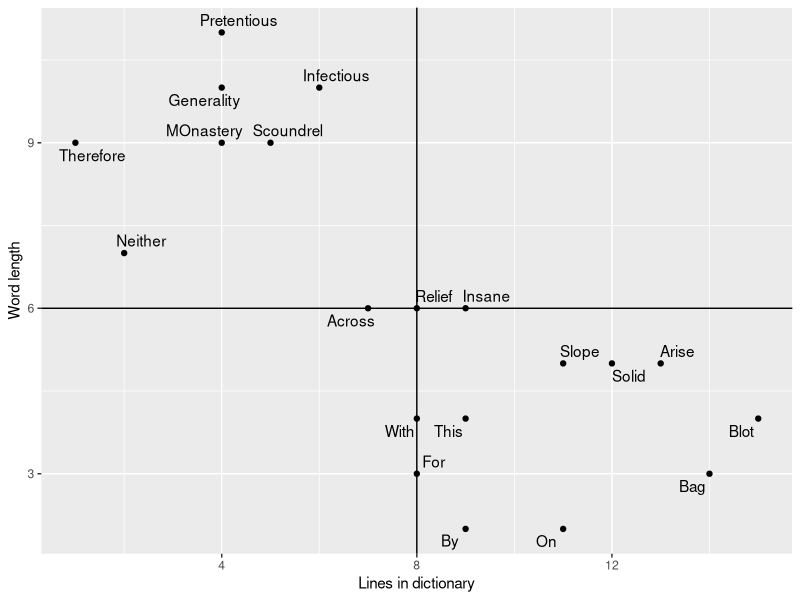
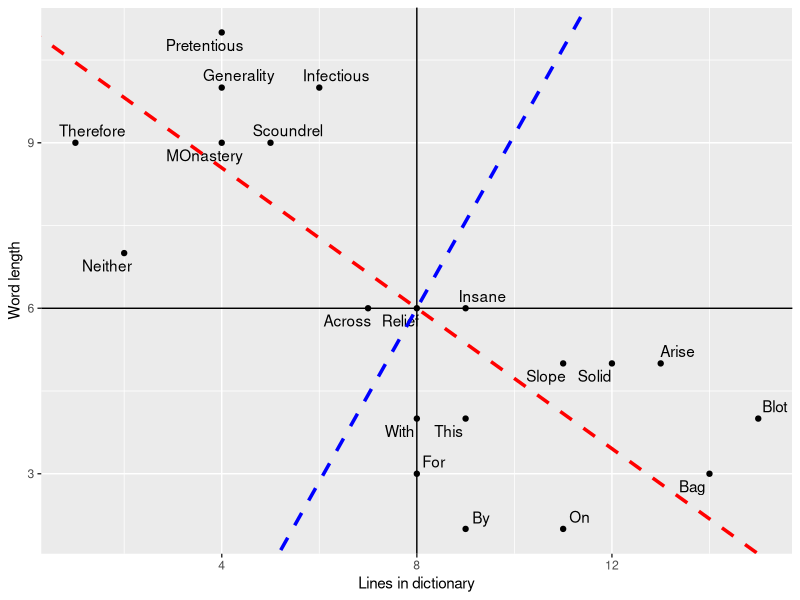
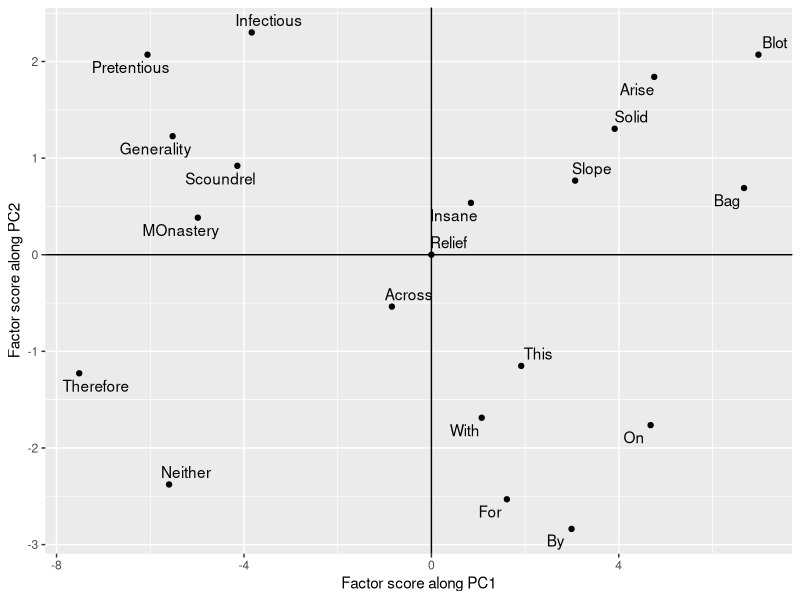
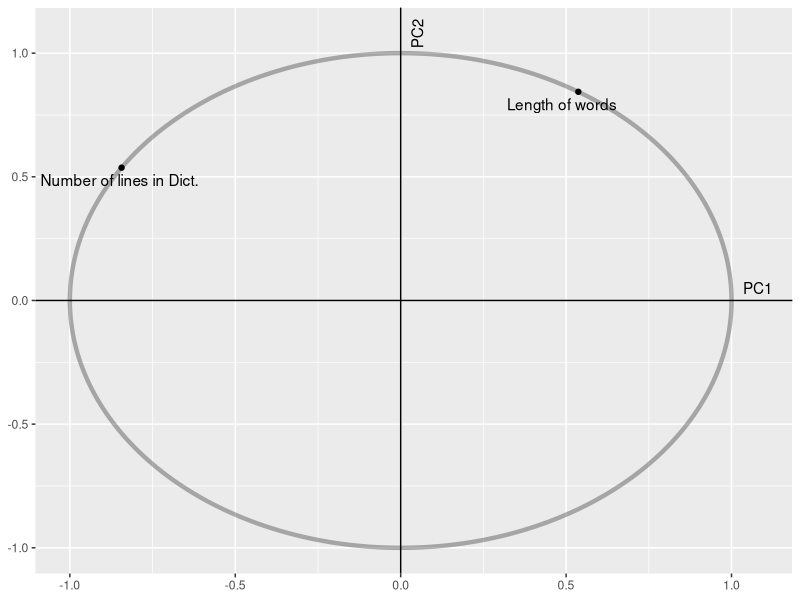
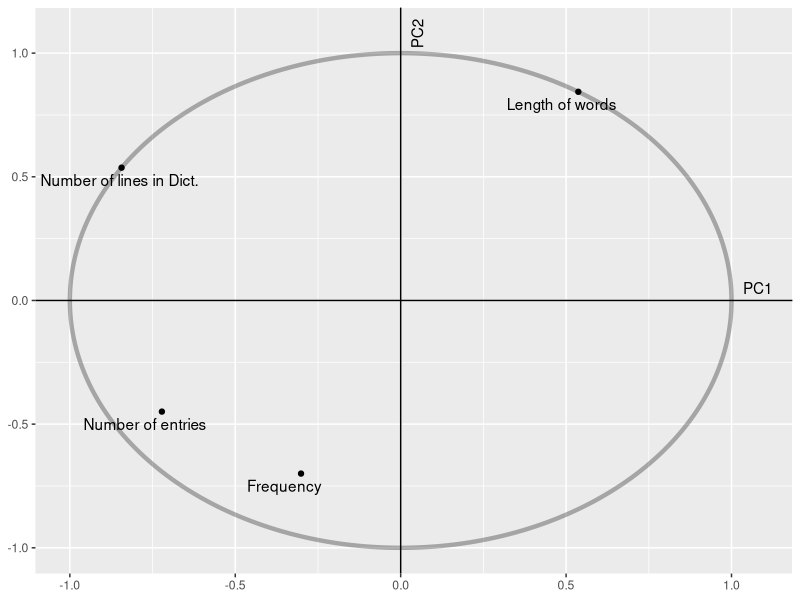
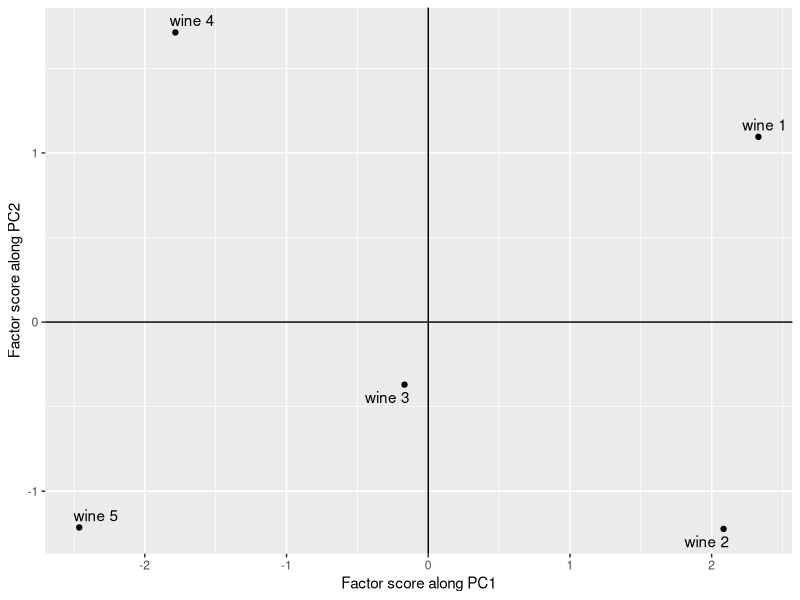
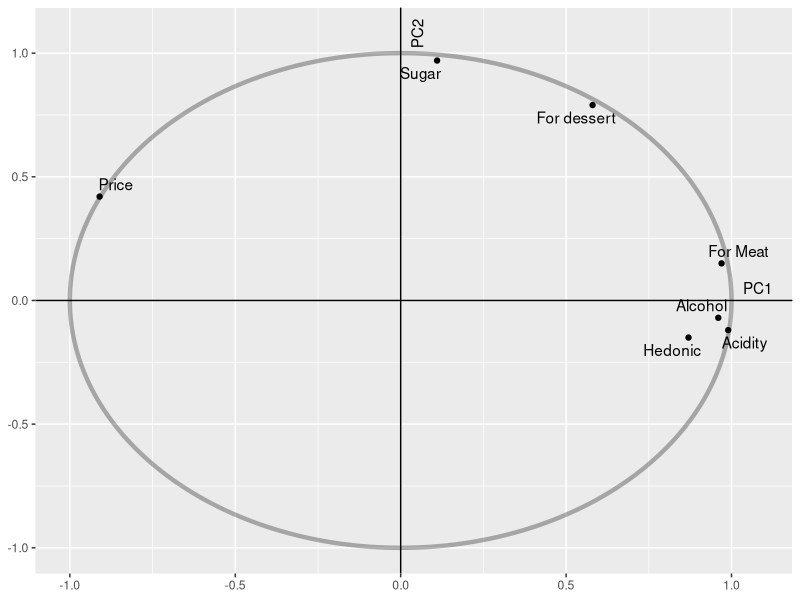
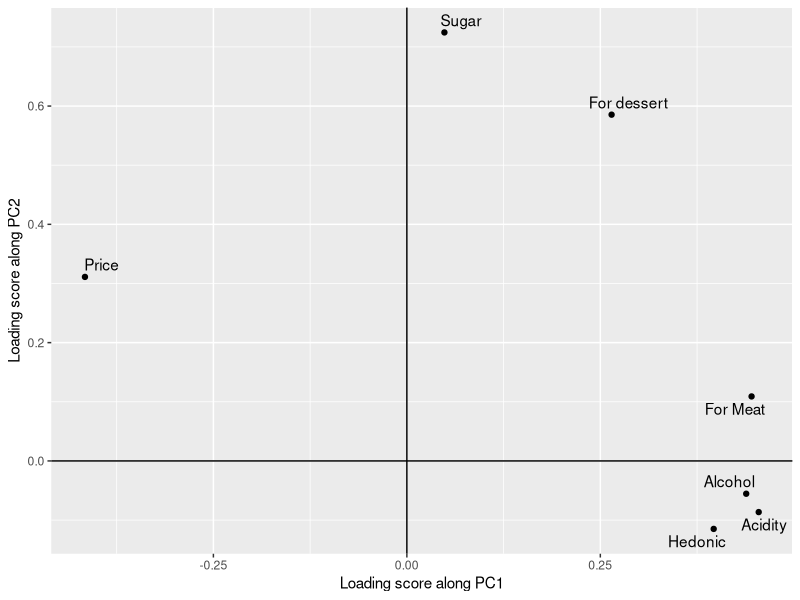

Recreate these plots in R, in order.
## ---- chunk 1
library(ggplot2)
library(ggrepel)
library(raster)
## ---- chunk 2
# Table 1
# Load data
(words = read.csv("pca_abdi_words.csv",header = T))
(words_centered = scale(words[,2:3],scale = F)) # Removing the first column
pca_words_cov = prcomp(words[,2:3],scale = F) # cov stands for Covariance PCA
factor_scores_words = pca_words_cov$x
round(factor_scores_words,2)# Observer that factor scores for PC1 are negatives of what has been given in the paper. This is not a problem as it is negative of the direction given in the paper. It can also be checked that both the principal components are orthogonal.
sum(factor_scores_words[,1]*factor_scores_words[,2]) # PCs are orthogonal
# Contibution of each factor (It is defined as square of factor score divided by sum of squares of factor scores in that column)
round(factor_scores_words[,1]^2/sum(factor_scores_words[,1]^2)*100,2)
round(factor_scores_words[,2]^2/sum(factor_scores_words[,2]^2)*100,2)
# The calculations in above two lines can be done in a single line
round(factor_scores_words^2/matrix(rep(colSums(factor_scores_words^2),nrow(words)),ncol = 2,byrow = T)*100,2)
# Squared distance to center of gravity
(dist = rowSums(factor_scores_words^2))
# Ssquared cosine of observations of first PC
(sq_cos = round(factor_scores_words^2/rowSums(factor_scores_words^2)*100))
## ---- chunk 3
# Figue 1
p = ggplot(words,aes(x = Lines_in_dict,y = Word_length,label = Words))+
  geom_point()+ geom_text_repel()+ 
  geom_hline(yintercept = 6)+geom_vline(xintercept = 8)+
  labs(x = "Lines in dictionary",y = "Word length")
print(p)
# Show directions of PCs
# Note that intercept argument in geom_abline considers the line to be at the origin. In our case the data are mean shifted.
# So we have to adjust the intercept taking new origin into consideration. These adjustments have been made below.
slope1 = pca_words_cov$rotation[1,1]/pca_words_cov$rotation[2,1] # Slope of first PC
slope2 = pca_words_cov$rotation[1,2]/pca_words_cov$rotation[2,2] # Slope of second PC
(new_origin = c(mean(words$Lines_in_dict),mean(words$Word_length)))
intercept1 = 6 - slope1*8
intercept2 = 6 - slope2*8
p+geom_abline(slope = slope1,intercept = intercept1,linetype = "dashed",size = 1.2,col = "red")+
  geom_abline(slope = slope2,intercept = intercept2,linetype = "dashed",size = 1.2,col = "blue")
## ---- chunk 4
# Rotated PCs
# This figure is obtained by plotting facotor scores. Note that we will plot negative of the factor scores of 1st PC to make the figure consistent with the paper.
ggplot(as.data.frame(pca_words_cov$x),aes(-pca_words_cov$x[,1],pca_words_cov$x[,2],label = words$Words))+
  geom_point()+geom_text_repel()+geom_hline(yintercept = 0)+geom_vline(xintercept = 0)+
  xlab("Factor score along PC1")+ylab("Factor score along PC2")
## ---- chunk 5
# Finding factor score of a new point
sur = c(3,12) # It has 3 letter and 12 lines of dictionary entry
(sur_centered = sur - colMeans(words[,2:3]))
(factor_scores_sur = round(sur_centered %*% pca_words_cov$rotation,2))
## ---- chunk 6
(total_var_before = round(sum(diag(var(words_centered))),3))
(total_var_after = round(sum(diag(var(pca_words_cov$x))),3))
## ---- chunk 7
# Correlation between PCs and original variables
(cor(pca_words_cov$x,words_centered))
## ---- chunk 8
# Squared correaltion
(cor(pca_words_cov$x,words_centered)^2)
# sum of correlation coefficients between variables and principal components is 1
colSums((cor(pca_words_cov$x,words_centered)^2))
## ---- chunk 9
(loading_matrix = pca_words_cov$rotation)
## ---- chunk 10
# Supplementary variable (Table 4)
Frequency = c(8,230,700,1,500,1,9,2,1,700,7,1,4,500,900,3,1,10,1,1)
Num_entries = c(6,3,12,2,7,1,1,6,1,5,2,1,5,9,7,1,1,4,4,2)
supp_data = data.frame(Frequency,Num_entries) # Supplementary data
# Table 5
supp_data_cent = scale(supp_data,scale = F) # Centered supplementary data
(corr_score_supp = round(cor(pca_words_cov$x,supp_data),4))
# Note that correlation doesn't depent on whether supplementary data is centered or not.
(round(cor(pca_words_cov$x,supp_data_cent),4))
# Squared correlation
(round(cor(pca_words_cov$x,supp_data_cent)^2,4))
(round(colSums(cor(pca_words_cov$x,supp_data_cent)^2),4))
## ---- chunk 11
# First plot correlation circle
x = seq(0,2*pi,length.out = 300)
circle = ggplot() + geom_path(data = data.frame(a = cos(x),b = sin(x)),
                     aes(cos(x),sin(x)),alpha = 0.3, size = 1.5)+
            geom_hline(yintercept = 0)+geom_vline(xintercept = 0)+
  annotate("text",x = c(1.08,0.05),y = c(0.05,1.08),label = c("PC1","PC2"),angle = c(0,90))+
            xlab(NULL)+ylab(NULL)
# Plotting original variables
variable_plot_original = circle + geom_point(data = as.data.frame(pca_words_cov$rotation),
                      aes(pca_words_cov$rotation[,1],pca_words_cov$rotation[,2]))+
  geom_text_repel(aes(pca_words_cov$rotation[,1],pca_words_cov$rotation[,2],
                      label = c("Length of words","Number of lines in Dict."))) 
print(variable_plot_original)
# Plotting supplementary variables
variable_plot_original+
  geom_point(data = as.data.frame(corr_score_supp),
             aes(corr_score_supp[,1],corr_score_supp[,2]))+
  geom_text_repel(aes(corr_score_supp[,1],corr_score_supp[,2],
                      label = c("Frequency","Number of entries"))) 
## ---- chunk 12
# Correlation PCA using wine data 
# Table 6
(wine = read.csv("pca_abdi_wine.csv",header = T))
pca_wine_cor = prcomp(wine[2:8],scale = T)
ggplot(as.data.frame(pca_wine_cor$x),aes(x = pca_wine_cor$x[,1],y =  pca_wine_cor$x[,2], label = paste0("wine ",1:5)))+
  geom_point()+geom_text_repel()+ geom_vline(xintercept = 0)+ geom_hline(yintercept = 0)+
  xlab("Factor score along PC1")+ylab("Factor score along PC2")
## ---- chunk 13
# Table 7
# Factor scores along 1st and 2nd PC
(pca_wine_cor$x[,1:2])
# Contibution of each observation to principal component
round(pca_wine_cor$x[,1:2]^2/matrix(rep(colSums(pca_wine_cor$x[,1:2]^2),nrow(wine)),ncol = 2,byrow = T)*100,2)
# Squared cosine of observations of first PC
(sq_cos = round(pca_wine_cor$x[,1:2]^2/rowSums(pca_wine_cor$x^2)*100))
# Loading scores corresponding to first two principal components
(round(pca_wine_cor$rotation[,1:2],2))
# Correlation score variables with first two principal compoents
(corr_score_wine = round(cor(pca_wine_cor$x,wine[,2:8])[1:2,],2))
## ---- chunk 14
# Correlation circle for wine data
# Figure 6
corr_score_wine = t(corr_score_wine)
circle + 
  geom_point(data = as.data.frame(corr_score_wine),
             aes(corr_score_wine[,1],corr_score_wine[,2]))+
  geom_text_repel(aes(corr_score_wine[,1],corr_score_wine[,2],
                      label = c("Hedonic","For Meat","For dessert","Price","Sugar","Alcohol","Acidity")))
## ---- chunk 15
# Loading scores of first two principal components
(round(pca_wine_cor$rotation[,1:2],2))
# Varimax applied to first two principal components
rotated_loading_scores = varimax(pca_wine_cor$rotation[,1:2])
# Loading scores after rotation (Table 10)
(round(rotated_loading_scores$loadings[,1:2],2))
# The same result can also be obtained by mulitplying the original loading 
# matrix by the rotation matrix obtained from varimax
(round(pca_wine_cor$rotation[,1:2] %*% rotated_loading_scores$rotmat,2))

#Figure 7
# Plot of loading socres before rotation
ggplot(as.data.frame(pca_wine_cor$rotation[,1:2]),aes(x = pca_wine_cor$rotation[,1],y = pca_wine_cor$rotation[,2],
                                                      label = c("Hedonic","For Meat","For dessert","Price","Sugar","Alcohol","Acidity")))+
  geom_point()+geom_text_repel()+geom_hline(yintercept = 0)+geom_vline(xintercept = 0)+
  xlab("Loading score along PC1")+ylab("Loading score along PC2")
# Plot of loading scores after rotation
ggplot(as.data.frame(rotated_loading_scores$loadings[,1:2]),
                     aes(x = rotated_loading_scores$loadings[,1],
                         y = rotated_loading_scores$loadings[,2],
                         label = c("Hedonic","For Meat","For dessert","Price","Sugar","Alcohol","Acidity")))+
  geom_point()+geom_text_repel()+geom_hline(yintercept = 0)+geom_vline(xintercept = 0)+
    xlab("Loading score along PC1 after rotation")+
    ylab("Loading score along PC2 after rotation")
## ---- chunk 16
# Load data (Table 11) 
(food = read.csv("pca_abdi_food.csv",header = T))
pca_food_cov = prcomp(food[,3:9],scale = F)

# Table 12
# Factor scores
(factor_scores_food = round(pca_food_cov$x[,1:2],2))
# Contibution of each observation to principal component
round(pca_food_cov$x[,1:2]^2/matrix(rep(colSums(pca_food_cov$x[,1:2]^2),nrow(food)),ncol = 2,byrow = T)*100,2)
dist = pca_food_cov$x[,1]^2+pca_food_cov$x[,2]^2
# Squared cosine of observations of first PC (rowSums command from 'raster' pcakage has been used)
(sq_cos = round(pca_food_cov$x[,1:2]^2/rowSums(pca_food_cov$x^2)*100))
# Table 13
# squared loading score
(round(pca_food_cov$rotation[,1:2]^2,2))
## ---- chunk 17
# Correlation score
(corr_score_food = round((cor(pca_food_cov$x,food[,3:9])[1:2,]),2))
# squared correlation score
(round((cor(pca_food_cov$x,food[,3:9])[1:2,])^2,2))
# Figure 9
# Correlation circle for food data
corr_score_food = t(corr_score_food)
circle + geom_point(data = as.data.frame(corr_score_food), 
                    aes(x = corr_score_food[,1],y = corr_score_food[,2]))+
  geom_text_repel(data = as.data.frame(corr_score_food), 
                  aes(x = corr_score_food[,1],y = corr_score_food[,2],
                      label = c("Bread","Vegetables","Fruit","Meat","Poultry","Milk","Wine")))
## ---- chunk 18
## Table 14
cent_food = food[,3:9]-matrix(rep(colMeans(food[,3:9]),times = 12),nrow = 12,
                              byrow = T)
svd_food = svd(cent_food)
# Eigenvalues
(Eigenvalues = (svd_food$d)^2)
## ---- chunk 19
# Percentage contribution of each PC
(round(Eigenvalues/sum(Eigenvalues),2))
# Cumulative sum of eigen values
(round(cumsum(Eigenvalues),2))
# Cumulative percentage
(round(cumsum(Eigenvalues)/sum(Eigenvalues),2))
# RESS (Refer to the paper for a description)
RESS = array(rep(0,7))
for (i in 1:7){
  RESS[i] = sum(Eigenvalues)-sum(Eigenvalues[1:i])
}
RESS
# RESS/sum of eigenvalues
round(RESS/sum(Eigenvalues),2)
